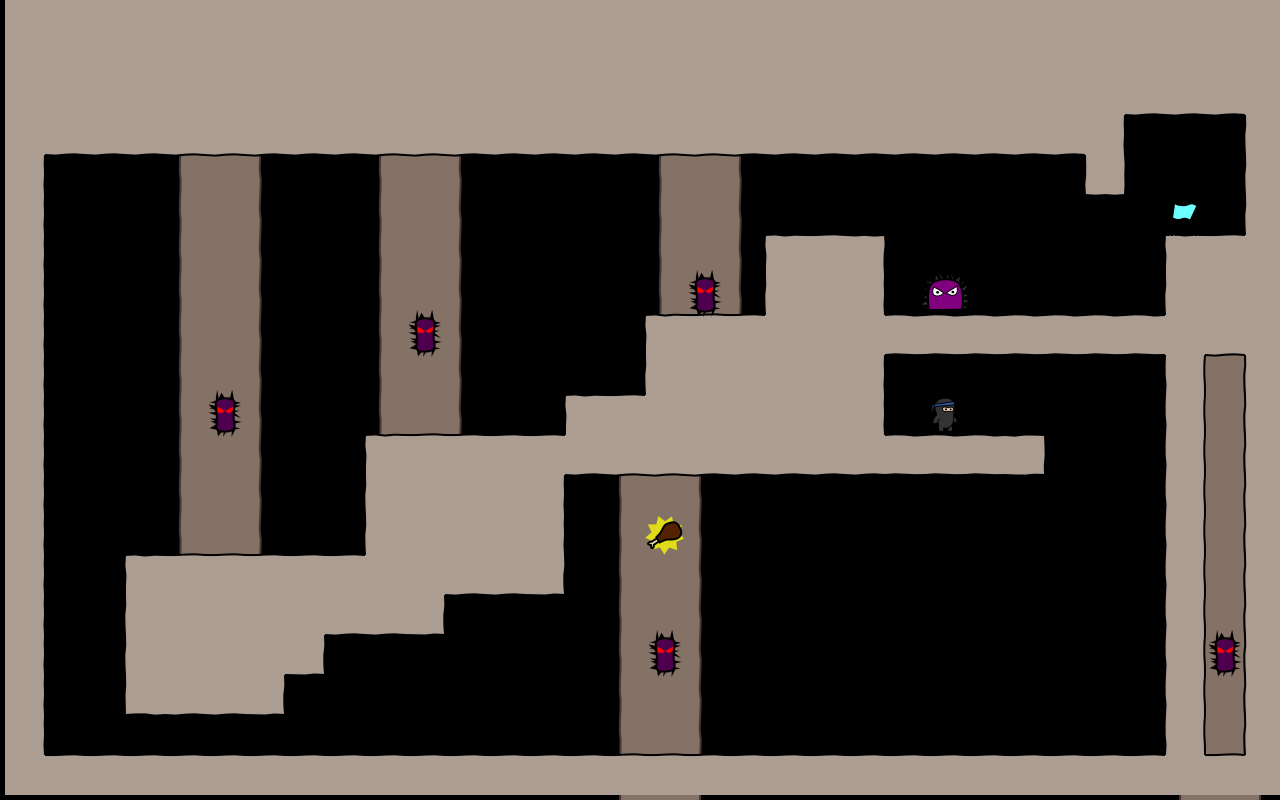

This is a level from a 2D game, rendered from its Tiled map with the project's own tilesets. A one-line summary and the complete map file follow:
An orthogonal 32x20 tile map with 40x40 px tiles, 4 tile layers (bg, walls, objects, fg), 3 tilesets.

<map version="1.0" orientation="orthogonal" width="32" height="20" tilewidth="40" tileheight="40">
 <tileset firstgid="1" name="world1" tilewidth="50" tileheight="50">
  <image source="world1.png" width="400" height="400" />
 </tileset>
 <tileset firstgid="65" name="objectpalette" tilewidth="50" tileheight="50">
  <image source="objectpalette.png" width="400" height="500" />
 </tileset>
 <tileset firstgid="145" name="background" tilewidth="40" tileheight="40">
  <image source="background1.png" width="320" height="600" />
 </tileset>
 <layer name="bg" width="32" height="20">
  <data encoding="csv">
0,0,0,0,0,0,0,0,0,0,0,0,0,0,0,0,0,0,0,0,0,0,0,0,0,0,0,0,0,0,0,0,
0,0,0,0,0,0,0,0,0,0,0,0,0,0,0,0,0,0,0,0,0,0,0,0,0,0,0,0,0,0,0,0,
0,0,0,0,0,0,0,0,0,0,0,0,0,0,0,0,0,0,0,0,0,0,0,0,0,0,0,0,0,0,0,0,
0,0,0,0,153,154,155,0,0,153,154,155,0,0,0,0,153,154,155,0,0,0,0,0,0,0,0,0,0,0,0,0,
0,0,0,0,153,154,155,0,0,153,154,155,0,0,0,0,153,154,155,0,0,0,0,0,0,0,0,0,0,0,0,0,
0,0,0,0,153,154,155,0,0,153,154,155,0,0,0,0,153,154,155,0,0,0,0,0,0,0,0,0,0,0,0,0,
0,0,0,0,153,154,155,0,0,153,154,155,0,0,0,0,153,154,155,0,0,0,0,0,0,0,0,0,0,0,0,0,
0,0,0,0,153,154,155,0,0,153,154,155,0,0,0,0,153,154,155,0,0,0,0,0,0,0,0,0,0,0,0,0,
0,0,0,0,153,154,155,0,0,153,154,155,0,0,0,0,153,154,155,0,0,0,0,0,0,0,0,0,0,153,154,155,
0,0,0,0,153,154,155,0,0,153,154,155,0,0,0,0,0,0,0,0,0,0,0,0,0,0,0,0,0,153,154,155,
0,0,0,0,153,154,155,0,0,153,154,155,0,0,0,0,0,0,0,0,0,0,0,0,0,0,0,0,0,153,154,155,
0,0,0,0,153,154,155,0,0,153,154,155,0,0,0,153,154,155,0,0,0,0,0,0,0,0,0,0,0,153,154,155,
0,0,0,0,153,154,155,0,0,0,0,0,0,0,0,153,154,155,0,0,0,0,0,0,0,0,0,0,0,153,154,155,
0,0,0,0,153,154,155,0,0,0,0,0,0,0,0,153,154,155,0,0,0,0,0,0,0,0,0,0,0,153,154,155,
0,0,0,0,153,154,155,0,0,0,0,0,0,0,0,153,154,155,0,0,0,0,0,0,0,0,0,0,0,153,154,155,
0,0,0,0,0,0,0,0,0,0,0,0,0,0,0,153,154,155,0,0,0,0,0,0,0,0,0,0,0,153,154,155,
0,0,0,0,0,0,0,0,0,0,0,0,0,0,0,153,154,155,0,0,0,0,0,0,0,0,0,0,0,153,154,155,
0,0,0,0,0,0,0,0,0,0,0,0,0,0,0,153,154,155,0,0,0,0,0,0,0,0,0,0,0,153,154,155,
0,0,0,0,0,0,0,0,0,0,0,0,0,0,0,153,154,155,0,0,0,0,0,0,0,0,0,0,0,153,154,155,
0,0,0,0,0,0,0,0,0,0,0,0,0,0,0,153,154,155,0,0,0,0,0,0,0,0,0,0,0,153,154,155
</data>
 </layer>
 <layer name="walls" width="32" height="20">
  <data encoding="csv">
18,18,18,18,18,18,18,18,18,18,18,18,18,18,18,18,18,18,18,18,18,18,18,18,18,18,18,18,18,18,18,18,
18,18,18,18,18,18,18,18,18,18,18,18,18,18,18,18,18,18,18,18,18,18,18,18,18,18,18,18,18,18,18,18,
18,18,18,18,18,18,18,18,18,18,18,18,18,18,18,18,18,18,18,18,18,18,18,18,18,18,18,18,26,26,26,18,
18,26,26,26,26,26,26,26,26,26,26,26,26,26,26,26,26,26,26,26,26,26,26,26,26,26,26,19,0,0,0,17,
19,0,0,0,0,0,0,0,0,0,0,0,0,0,0,0,0,0,0,0,0,0,0,0,0,0,0,28,0,0,0,17,
19,0,0,0,0,0,0,0,0,0,0,0,0,0,0,0,0,0,0,0,0,0,0,0,0,0,0,0,0,0,0,17,
19,0,0,0,0,0,0,0,0,0,0,0,0,0,0,0,0,0,0,9,10,11,0,0,0,0,0,0,0,9,10,18,
19,0,0,0,0,0,0,0,0,0,0,0,0,0,0,0,0,0,0,17,18,19,0,0,0,0,0,0,0,17,18,18,
19,0,0,0,0,0,0,0,0,0,0,0,0,0,0,0,9,10,10,18,18,18,2,2,2,2,2,2,2,18,26,18,
19,0,0,0,0,0,0,0,0,0,0,0,0,0,0,0,17,18,18,18,18,19,0,0,0,0,0,0,0,20,0,17,
19,0,0,0,0,0,0,0,0,0,0,0,0,0,9,10,18,18,18,18,18,19,0,0,0,0,0,0,0,20,0,17,
19,0,0,0,0,0,0,0,0,9,10,10,10,10,26,26,26,26,26,26,26,26,2,2,2,3,0,0,0,20,0,17,
19,0,0,0,0,0,0,0,0,17,18,18,18,19,0,0,0,0,0,0,0,0,0,0,0,0,0,0,0,20,0,17,
19,0,0,0,0,0,0,0,0,17,18,18,18,19,0,0,0,0,0,0,0,0,0,0,0,0,0,0,0,20,0,17,
19,0,0,9,10,10,10,10,10,18,18,26,26,27,0,0,0,0,0,0,0,0,0,0,0,0,0,0,0,20,0,17,
19,0,0,17,18,18,18,18,26,26,27,0,0,0,0,0,0,0,0,0,0,0,0,0,0,0,0,0,0,20,0,17,
19,0,0,17,18,18,18,27,0,0,0,0,0,0,0,0,0,0,0,0,0,0,0,0,0,0,0,0,0,20,0,17,
19,0,0,25,26,26,27,0,0,0,0,0,0,0,0,0,0,0,0,0,0,0,0,0,0,0,0,0,0,20,0,17,
19,0,0,0,0,0,0,0,0,0,0,0,0,0,0,0,0,0,0,0,0,0,0,0,0,0,0,0,0,20,0,17,
18,10,10,10,10,10,10,10,10,10,10,10,10,10,10,10,10,10,10,10,10,10,10,10,10,10,10,10,10,18,10,18
</data>
 </layer>
 <layer name="objects" width="32" height="20">
  <data encoding="csv">
0,0,0,0,0,0,0,0,0,0,0,0,0,0,0,0,0,0,0,0,0,0,0,0,0,0,0,0,0,0,0,0,
0,0,0,0,0,0,0,0,0,0,0,0,0,0,0,0,0,0,0,0,0,0,0,0,0,0,0,0,0,0,0,0,
0,0,0,0,0,0,0,0,0,0,0,0,0,0,0,0,0,0,0,0,0,0,0,0,0,0,0,0,0,0,0,0,
0,0,0,0,0,0,0,0,0,0,0,0,0,0,0,0,0,0,0,0,0,0,0,0,0,0,0,0,0,0,0,0,
0,0,0,0,0,0,0,0,0,0,0,0,0,0,0,0,0,0,0,0,0,0,0,0,0,0,0,0,0,0,0,0,
0,0,0,0,0,0,0,0,0,0,0,0,0,0,0,0,0,0,0,0,0,0,0,0,0,0,0,0,0,66,0,0,
0,0,0,0,0,0,0,0,0,0,0,0,0,0,0,0,0,0,0,0,0,0,0,0,0,0,0,0,0,0,0,0,
0,0,0,0,0,0,0,0,0,0,0,0,0,0,0,0,0,74,0,0,0,0,0,73,0,0,0,0,0,0,0,0,
0,0,0,0,0,0,0,0,0,0,74,0,0,0,0,0,0,0,0,0,0,0,0,0,0,0,0,0,0,0,0,0,
0,0,0,0,0,0,0,0,0,0,0,0,0,0,0,0,0,0,0,0,0,0,0,0,0,0,0,0,0,0,0,0,
0,0,0,0,0,74,0,0,0,0,0,0,0,0,0,0,0,0,0,0,0,0,0,65,0,0,0,0,0,0,0,0,
0,0,0,0,0,0,0,0,0,0,0,0,0,0,0,0,0,0,0,0,0,0,0,0,0,0,0,0,0,0,0,0,
0,0,0,0,0,0,0,0,0,0,0,0,0,0,0,0,0,0,0,0,0,0,0,0,0,0,0,0,0,0,0,0,
0,0,0,0,0,0,0,0,0,0,0,0,0,0,0,0,78,0,0,0,0,0,0,0,0,0,0,0,0,0,0,0,
0,0,0,0,0,0,0,0,0,0,0,0,0,0,0,0,0,0,0,0,0,0,0,0,0,0,0,0,0,0,0,0,
0,0,0,0,0,0,0,0,0,0,0,0,0,0,0,0,0,0,0,0,0,0,0,0,0,0,0,0,0,0,0,0,
0,0,0,0,0,0,0,0,0,0,0,0,0,0,0,0,74,0,0,0,0,0,0,0,0,0,0,0,0,0,74,0,
0,0,0,0,0,0,0,0,0,0,0,0,0,0,0,0,0,0,0,0,0,0,0,0,0,0,0,0,0,0,0,0,
0,0,0,0,0,0,0,0,0,0,0,0,0,0,0,0,0,0,0,0,0,0,0,0,0,0,0,0,0,0,0,0,
0,0,0,0,0,0,0,0,0,0,0,0,0,0,0,0,0,0,0,0,0,0,0,0,0,0,0,0,0,0,0,0
</data>
 </layer>
 <layer name="fg" width="32" height="20">
  <data encoding="csv">
0,0,0,0,0,0,0,0,0,0,0,0,0,0,0,0,0,0,0,0,0,0,0,0,0,0,0,0,0,0,0,0,
0,0,0,0,0,0,0,0,0,0,0,0,0,0,0,0,0,0,0,0,0,0,0,0,0,0,0,0,0,0,0,0,
0,0,0,0,0,0,0,0,0,0,0,0,0,0,0,0,0,0,0,0,0,0,0,0,0,0,0,0,0,0,0,0,
0,0,0,0,0,0,0,0,0,0,0,0,0,0,0,0,0,0,0,0,0,0,0,0,0,0,0,0,0,0,0,0,
0,0,0,0,0,0,0,0,0,0,0,0,0,0,0,0,0,0,0,0,0,0,0,0,0,0,0,0,0,0,0,0,
0,0,0,0,0,0,0,0,0,0,0,0,0,0,0,0,0,0,0,0,0,0,0,0,0,0,0,0,0,0,0,0,
0,0,0,0,0,0,0,0,0,0,0,0,0,0,0,0,0,0,0,0,0,0,0,0,0,0,0,0,0,0,0,0,
0,0,0,0,0,0,0,0,0,0,0,0,0,0,0,0,0,0,0,0,0,0,0,0,0,0,0,0,0,0,0,0,
0,0,0,0,0,0,0,0,0,0,0,0,0,0,0,0,0,0,0,0,0,0,0,0,0,0,0,0,0,0,0,0,
0,0,0,0,0,0,0,0,0,0,0,0,0,0,0,0,0,0,0,0,0,0,0,0,0,0,0,0,0,0,0,0,
0,0,0,0,0,0,0,0,0,0,0,0,0,0,0,0,0,0,0,0,0,0,0,0,0,0,0,0,0,0,0,0,
0,0,0,0,0,0,0,0,0,0,0,0,0,0,0,0,0,0,0,0,0,0,0,0,0,0,0,0,0,0,0,0,
0,0,0,0,0,0,0,0,0,0,0,0,0,0,0,0,0,0,0,0,0,0,0,0,0,0,0,0,0,0,0,0,
0,0,0,0,0,0,0,0,0,0,0,0,0,0,0,0,0,0,0,0,0,0,0,0,0,0,0,0,0,0,0,0,
0,0,0,0,0,0,0,0,0,0,0,0,0,0,0,0,0,0,0,0,0,0,0,0,0,0,0,0,0,0,0,0,
0,0,0,0,0,0,0,0,0,0,0,0,0,0,0,0,0,0,0,0,0,0,0,0,0,0,0,0,0,0,0,0,
0,0,0,0,0,0,0,0,0,0,0,0,0,0,0,0,0,0,0,0,0,0,0,0,0,0,0,0,0,0,0,0,
0,0,0,0,0,0,0,0,0,0,0,0,0,0,0,0,0,0,0,0,0,0,0,0,0,0,0,0,0,0,0,0,
0,0,0,0,0,0,0,0,0,0,0,0,0,0,0,0,0,0,0,0,0,0,0,0,0,0,0,0,0,0,0,0,
0,0,0,0,0,0,0,0,0,0,0,0,0,0,0,0,0,0,0,0,0,0,0,0,0,0,0,0,0,0,0,0
</data>
 </layer>
</map>
